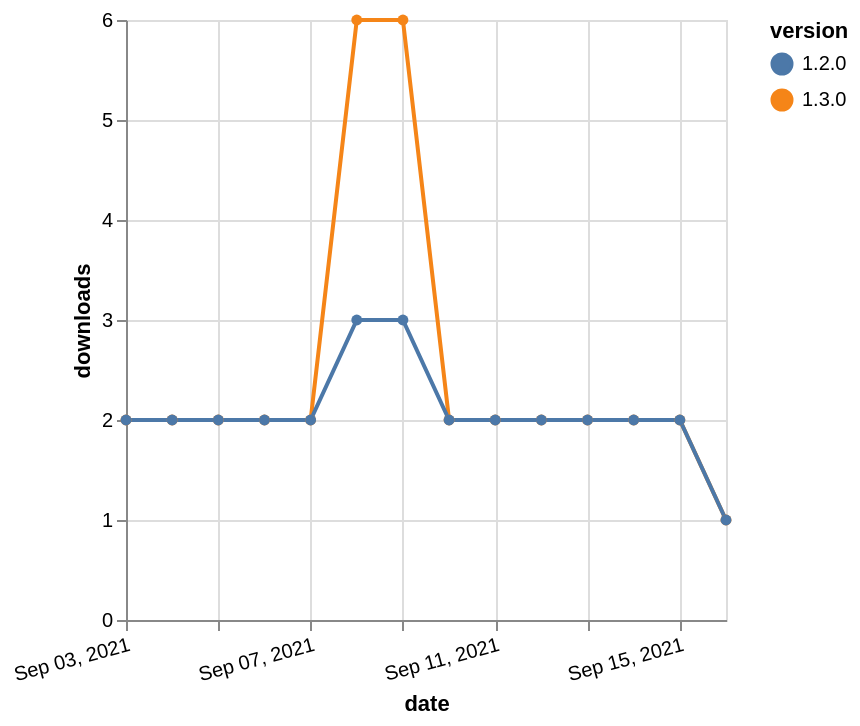

Write the Vega-Lite specification saved for this chart.
### Vega-Lite specification from a JSON file in a GitHub repository (floating-point values rounded to 4 significant figures)
{"$schema": "https://vega.github.io/schema/vega-lite/v5.json", "description": "A simple bar chart with embedded data.", "data": {"values": [{"date": "2021-09-03", "total": 2836, "delta": 2, "version": "1.3.0"}, {"date": "2021-09-04", "total": 2838, "delta": 2, "version": "1.3.0"}, {"date": "2021-09-05", "total": 2840, "delta": 2, "version": "1.3.0"}, {"date": "2021-09-06", "total": 2842, "delta": 2, "version": "1.3.0"}, {"date": "2021-09-07", "total": 2844, "delta": 2, "version": "1.3.0"}, {"date": "2021-09-08", "total": 2850, "delta": 6, "version": "1.3.0"}, {"date": "2021-09-09", "total": 2856, "delta": 6, "version": "1.3.0"}, {"date": "2021-09-10", "total": 2858, "delta": 2, "version": "1.3.0"}, {"date": "2021-09-11", "total": 2860, "delta": 2, "version": "1.3.0"}, {"date": "2021-09-12", "total": 2862, "delta": 2, "version": "1.3.0"}, {"date": "2021-09-13", "total": 2864, "delta": 2, "version": "1.3.0"}, {"date": "2021-09-14", "total": 2866, "delta": 2, "version": "1.3.0"}, {"date": "2021-09-15", "total": 2868, "delta": 2, "version": "1.3.0"}, {"date": "2021-09-16", "total": 2869, "delta": 1, "version": "1.3.0"}, {"date": "2021-09-03", "total": 2362, "delta": 2, "version": "1.2.0"}, {"date": "2021-09-04", "total": 2364, "delta": 2, "version": "1.2.0"}, {"date": "2021-09-05", "total": 2366, "delta": 2, "version": "1.2.0"}, {"date": "2021-09-06", "total": 2368, "delta": 2, "version": "1.2.0"}, {"date": "2021-09-07", "total": 2370, "delta": 2, "version": "1.2.0"}, {"date": "2021-09-08", "total": 2373, "delta": 3, "version": "1.2.0"}, {"date": "2021-09-09", "total": 2376, "delta": 3, "version": "1.2.0"}, {"date": "2021-09-10", "total": 2378, "delta": 2, "version": "1.2.0"}, {"date": "2021-09-11", "total": 2380, "delta": 2, "version": "1.2.0"}, {"date": "2021-09-12", "total": 2382, "delta": 2, "version": "1.2.0"}, {"date": "2021-09-13", "total": 2384, "delta": 2, "version": "1.2.0"}, {"date": "2021-09-14", "total": 2386, "delta": 2, "version": "1.2.0"}, {"date": "2021-09-15", "total": 2388, "delta": 2, "version": "1.2.0"}, {"date": "2021-09-16", "total": 2389, "delta": 1, "version": "1.2.0"}]}, "width": "container", "mark": {"type": "line", "point": {"filled": true}}, "encoding": {"x": {"field": "date", "type": "temporal", "timeUnit": "yearmonthdate", "title": "date", "axis": {"labelAngle": -15}}, "y": {"field": "delta", "type": "quantitative", "title": "downloads"}, "color": {"field": "version", "type": "nominal"}, "tooltip": {"field": "delta"}}}
